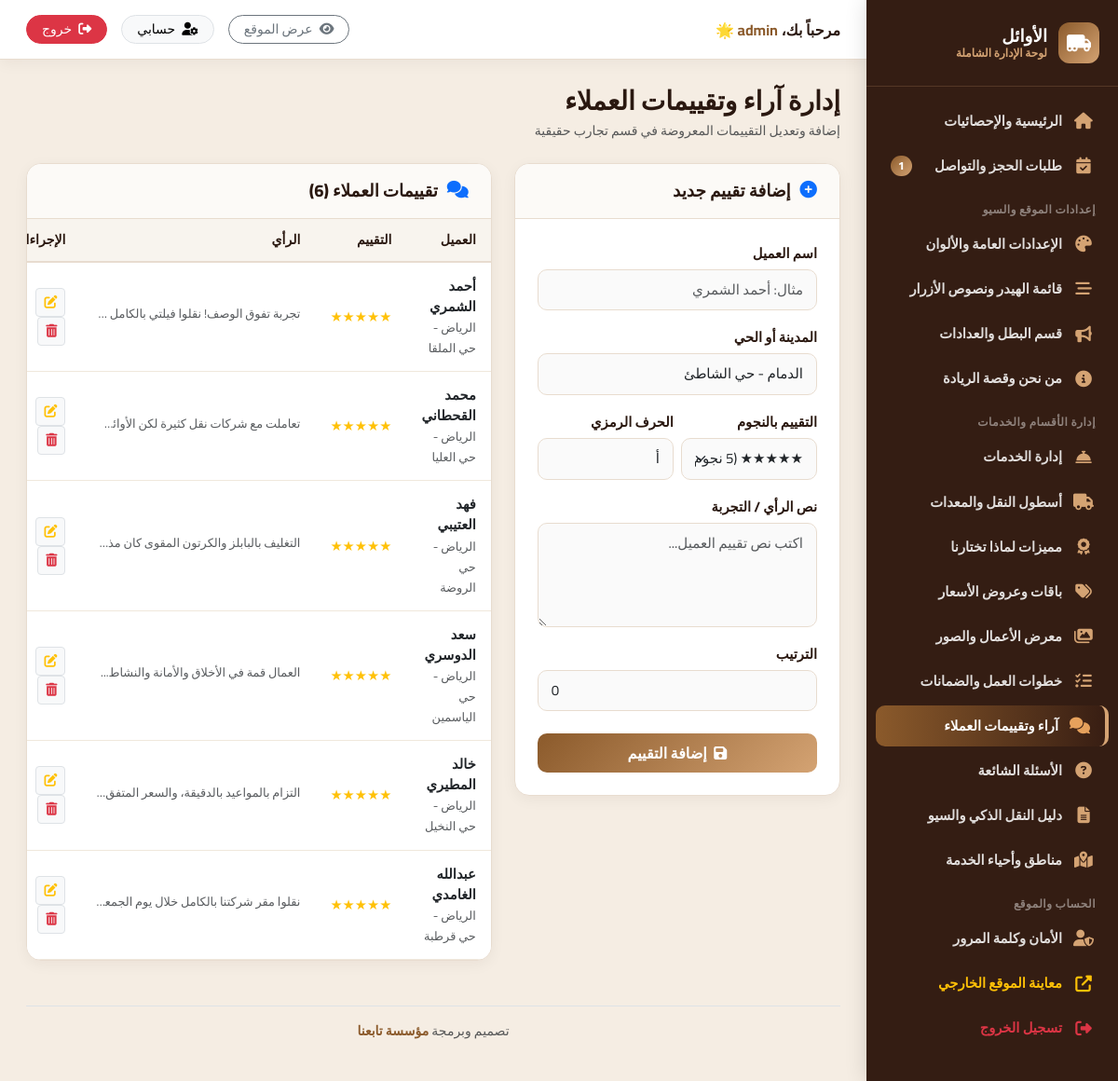
/admin/testimonials.php (signed in), run on an earlier commit of the app's database.
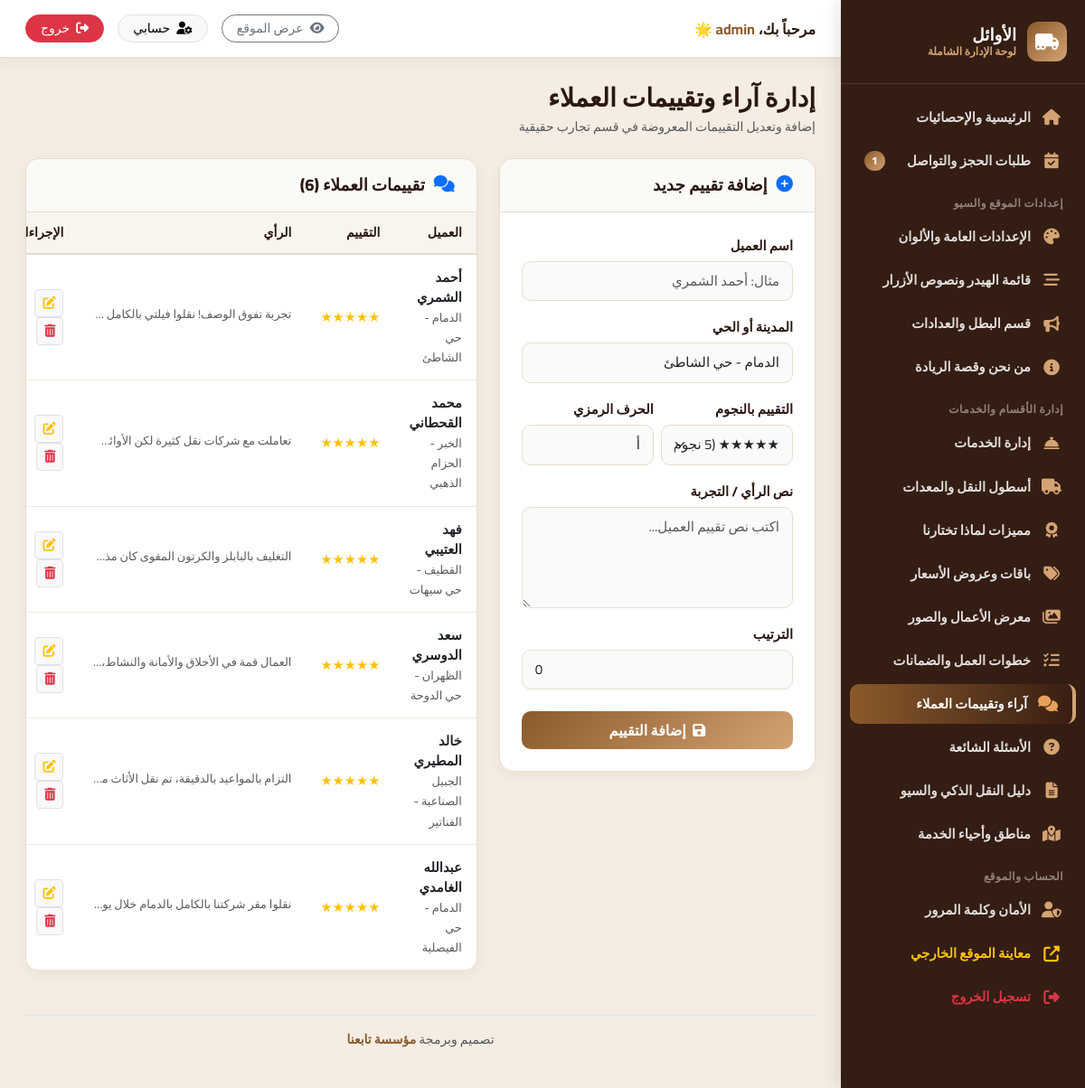
And on a later commit of the database.
### tables this page shows
CREATE TABLE testimonials (
  id INTEGER PRIMARY KEY AUTOINCREMENT,
  name TEXT NOT NULL,
  location TEXT NOT NULL,
  rating INTEGER DEFAULT 5,
  comment TEXT NOT NULL,
  avatar_letter TEXT NOT NULL,
  sort_order INTEGER DEFAULT 0
);

### admin/testimonials.php (the view, shortened to what this page needs)
<?php
require_once __DIR__ . '/includes/admin_header.php';
$edit_t = null;
$testimonials = $pdo->query("SELECT * FROM testimonials ORDER BY sort_order ASC, id ASC")->fetchAll();
?>
<div class="d-flex align-items-center justify-content-between mb-4">
  <div>
    <h3 class="fw-bold mb-1" style="color:var(--text-dark);">إدارة آراء وتقييمات العملاء</h3>
    <p class="text-muted small mb-0">إضافة وتعديل التقييمات المعروضة في قسم تجارب حقيقية</p>
  </div>
</div>
<div class="row g-4">
  <div class="col-lg-5">
    <div class="content-card">
      <div class="content-card-header">
        <h5>
          <i class="fas <?= $edit_t ? 'fa-edit text-warning' : 'fa-plus-circle text-primary' ?>"></i>
          <?= $edit_t ? 'تعديل التقييم' : 'إضافة تقييم جديد' ?>
        </h5>
      </div>
      <div class="content-card-body">
        <form method="POST" action="testimonials.php">
          <div class="mb-3">
            <label class="form-label">اسم العميل</label>
            <input type="text" name="name" class="form-control" value="<?= htmlspecialchars($edit_t['name'] ?? '') ?>" required placeholder="مثال: أحمد الشمري" />
          </div>
          <div class="mb-3">
            <label class="form-label">المدينة أو الحي</label>
            <input type="text" name="location" class="form-control" value="<?= htmlspecialchars($edit_t['location'] ?? 'الدمام - حي الشاطئ') ?>" required />
          </div>
          <div class="row g-2 mb-3">
            <div class="col-6">
              <label class="form-label">التقييم بالنجوم</label>
              <select name="rating" class="form-select">
                <option value="5" <?= ($edit_t['rating'] ?? 5) == 5 ? 'selected' : '' ?>>★★★★★ (5 نجوم)</option>
              </select>
            </div>
            <div class="col-6">
              <label class="form-label">الحرف الرمزي</label>
              <input type="text" name="avatar_letter" class="form-control" value="<?= htmlspecialchars($edit_t['avatar_letter'] ?? 'أ') ?>" maxlength="2" />
            </div>
          </div>
          <div class="mb-3">
            <label class="form-label">نص الرأي / التجربة</label>
            <textarea name="comment" class="form-control" rows="4" required placeholder="اكتب نص تقييم العميل..."><?= htmlspecialchars($edit_t['comment'] ?? '') ?></textarea>
          </div>
          <div class="mb-4">
            <label class="form-label">الترتيب</label>
            <input type="number" name="sort_order" class="form-control" value="<?= htmlspecialchars($edit_t['sort_order'] ?? 0) ?>" />
          </div>
          <button type="submit" class="btn btn-admin-primary w-100">
            <i class="fas fa-save me-1"></i> <?= $edit_t ? 'حفظ التعديل' : 'إضافة التقييم' ?>
          </button>
        </form>
      </div>
    </div>
  </div>
  <div class="col-lg-7">
    <div class="content-card">
      <div class="content-card-header">
        <h5><i class="fas fa-comments text-primary"></i> تقييمات العملاء (<?= count($testimonials) ?>)</h5>
      </div>
      <div class="content-card-body p-0">
        <div class="table-responsive">
          <table class="table table-hover align-middle mb-0">
            <thead>
              <tr>
                <th>العميل</th>
                <th>التقييم</th>
                <th>الرأي</th>
                <th width="120">الإجراءات</th>
              </tr>
            </thead>
            <tbody>
              <?php foreach ($testimonials as $t): ?>
              <tr>
                <td>
                  <strong class="d-block text-dark"><?= htmlspecialchars($t['name']) ?></strong>
                  <small class="text-muted"><?= htmlspecialchars($t['location']) ?></small>
                </td>
                <td><span class="text-warning"><?= str_repeat('★', (int)$t['rating']) ?></span></td>
                <td>
                  <small class="text-muted text-truncate d-inline-block" style="max-width:220px;"><?= htmlspecialchars($t['comment']) ?></small>
                </td>
                <td>
                  <a href="testimonials.php?edit_id=<?= $t['id'] ?>" class="btn btn-sm btn-light border" title="تعديل">
                    <i class="fas fa-edit text-warning"></i>
                  </a>
                  <a href="testimonials.php?delete_id=<?= $t['id'] ?>" class="btn btn-sm btn-light border confirm-delete" title="حذف">
                    <i class="fas fa-trash-alt text-danger"></i>
                  </a>
                </td>
              </tr>
              <?php endforeach; ?>
            </tbody>
          </table>
        </div>
      </div>
    </div>
  </div>
</div>
<?php require_once __DIR__ . '/includes/admin_footer.php'; ?>

What changed in the data, as far as the page shows it:
changed testimonials "أحمد الشمري": location "الرياض - حي الملقا" → "الدمام - حي الشاطئ"
changed testimonials "محمد القحطاني": location "الرياض - حي العليا" → "الخبر - الحزام الذهبي"
changed testimonials "فهد العتيبي": location "الرياض - حي الروضة" → "القطيف - حي سيهات"
changed testimonials "سعد الدوسري": location "الرياض - حي الياسمين" → "الظهران - حي الدوحة"; comment "العمال قمة في الأخلاق والأمانة والنشاط..." → (not shown)
changed testimonials "خالد المطيري": location "الرياض - حي النخيل" → "الجبيل الصناعية - الفناتير"
changed testimonials "عبدالله الغامدي": location "الرياض - حي قرطبة" → "الدمام - حي الفيصلية"
